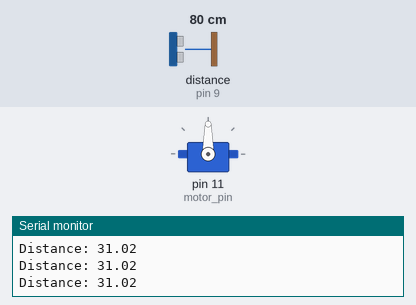
Simulated run of this sketch. Board: Arduino Uno, built with avr-gcc and run on an emulated ATmega328P. Shown: servo, the last lines printed to the serial monitor. Wiring (inferred from the names in the program): ultrasonic range finder: trigger pin 10; echo pin 9. The test bench sets the inputs (shaded band); at power-on: distance to the obstacle (sensor on pin 9) 80 cm. The echo pulse lasts 58.3 µs per cm.

Above: at 1.2 s.
1.3 s: distance to the obstacle (sensor on pin 9) set to 10 cm
4.3 s: distance to the obstacle (sensor on pin 9) set to 7 cm
At 4.51 s:
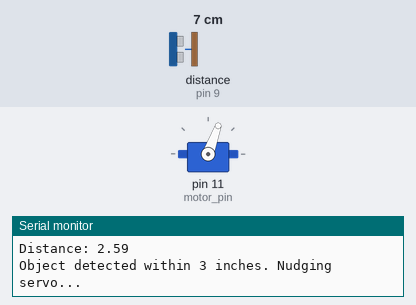
7.3 s: distance to the obstacle (sensor on pin 9) set to 35 cm
At 8.3 s:
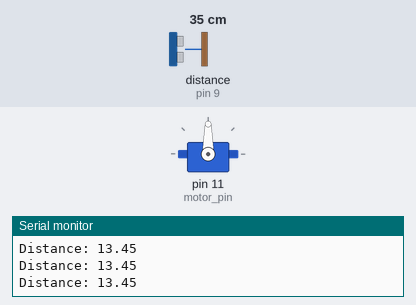
8.8 s: distance to the obstacle (sensor on pin 9) set to 2 cm
At 9.32 s:
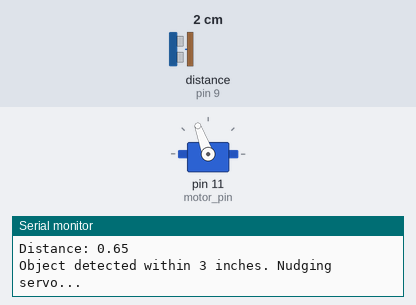
Timing chart, 0 to 12.8 s (numbered marks = the images above; inputs shaded):
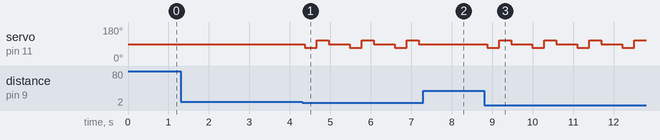

Measured:
- the behaviour switches between 9 and 8 cm on distance to the obstacle (sensor on pin 9) (found by bisection; images 0 and 1)
- after the input at 4.3 s, servo on pin 11 (motor_pin): 90° → 70° after 0.06 s, then repeats every 1.1 s: 110° 0.30 s, 90° 0.51 s, 70° 0.30 s
- after the input at 7.3 s, servo on pin 11 (motor_pin): stays 90° (without the input it goes to 70° after 0.40 s)
- after the input at 8.8 s, servo on pin 11 (motor_pin): 90° → 70° after 0.07 s, then repeats every 1.1 s: 110° 0.30 s, 90° 0.51 s, 70° 0.30 s

The sketch:

levertest.ino
```cpp
#include <Servo.h>

const int trig_pin = 10;
const int echo_pin = 9;
const int motor_pin = 11;

float duration, distanceToTarget;

Servo motor;

void setup() {
  motor.attach(motor_pin);
  pinMode(trig_pin, OUTPUT);
  pinMode(echo_pin, INPUT);
  Serial.begin(9600);
}

void loop() {
  distanceToTarget = getDistance();

  if (distanceToTarget > 0 && distanceToTarget <= 3.0) {
    Serial.println("Object detected within 3 inches. Nudging servo...");

    motor.write(70);  // Forward motion
    delay(300);
    motor.write(110); // Backward motion
    delay(300);
    motor.write(90);  // Stop

    delay(500); // Prevent immediate repeat
  }

  delay(10); // Rapid polling
}

float getDistance() {
  digitalWrite(trig_pin, LOW);
  delayMicroseconds(2);
  digitalWrite(trig_pin, HIGH);
  delayMicroseconds(10);
  digitalWrite(trig_pin, LOW);

  long duration = pulseIn(echo_pin, HIGH, 10000); // 10ms timeout

  if (duration == 0) {
    return -1; // No reading
  }

  float inches = duration * 0.0133 / 2.0; // Simplified inches conversion
  Serial.print("Distance: ");
  Serial.println(inches);
  return inches;
}
```
